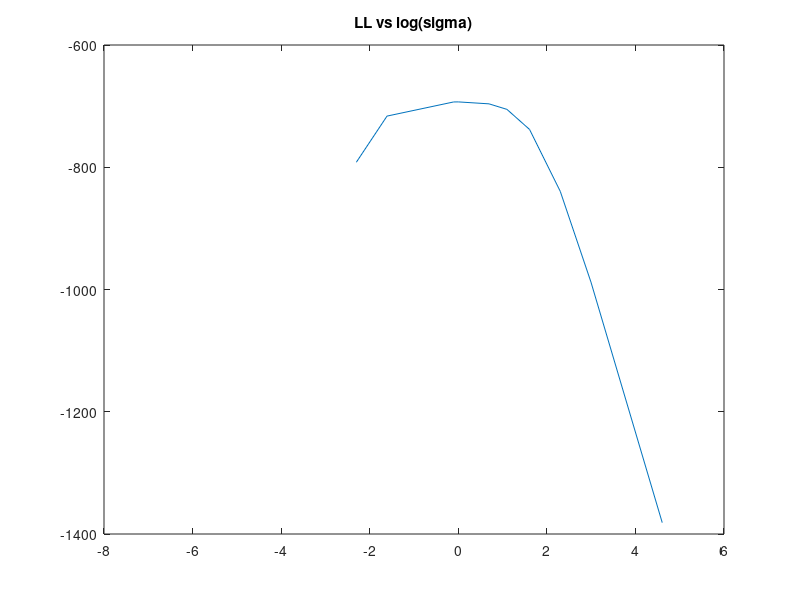
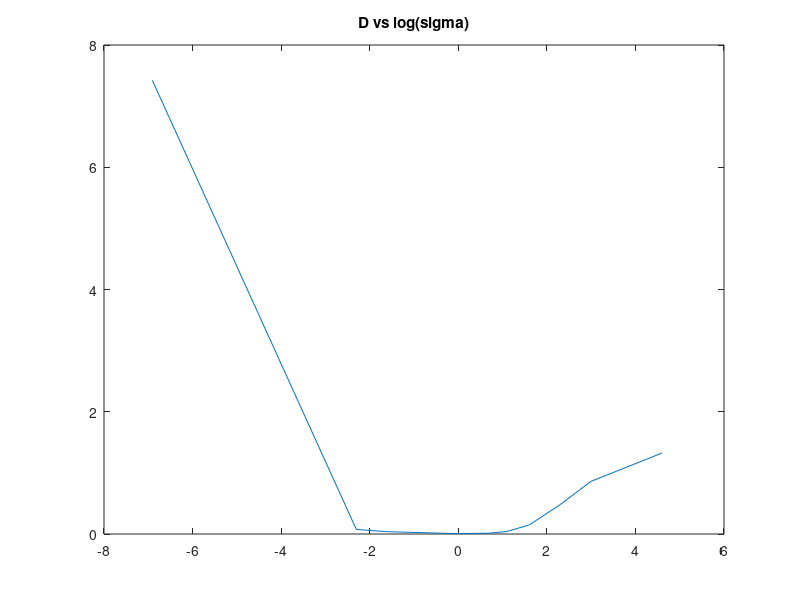

Write MATLAB code to recreate these figures, in order.
clear;
M = 4*randn([1000 1]);
T = M(1:750);
V = M(751:1000);

LL = zeros([11 1]);
sigma=[0.001 0.1 0.2 0.9 1 2 3 5 10 20 100];
p_est = zeros([250 11]);
p = zeros([250 11]);
for j=1:11
    sig=sigma(j);
    for i=1:250
        p_est(i,j) = sum(exp((-1*((V(i)-T).^2))/(2*(sig^2)))/(750*sig*sqrt(2*pi)));
        p(i,j) = exp(-1*(V(i)^2)/32)/(4*sqrt(2*pi));
    end
    LL(j) = sum(log(p_est(:,j)));
end
[M, I] = max(LL);
fprintf('Sigma for best LL value = %f\n', sigma(I));


D = sum((p-p_est).^2);
[M_d, I_d] = min(D);
fprintf('Sigma for best D value = %f\n', sigma(I_d));
fprintf('D value for sigma which yielded the best LL = %f\n', D(I));

figure; plot(log(sigma), LL); title("LL vs log(sigma)");
figure; plot(log(sigma), D); title("D vs log(sigma)");

